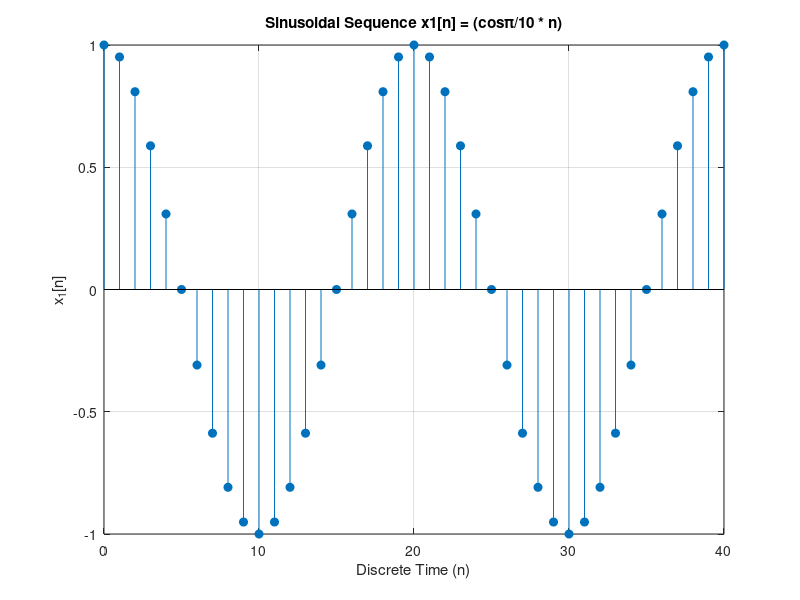

MATLAB code to generate this figure:
% 23BIT064
%iv)sinosoidal sequence , x1[n] = cos(pi/10n);

clear;
n = 0:40;
x1 = cos(pi/10 * n);

figure;

stem(n,x1,'filled');
xlabel('Discrete Time (n)');
ylabel('x_1[n]'); 
title('Sinusoidal Sequence x1[n] = (cos\pi/10 * n)');
grid on; 

